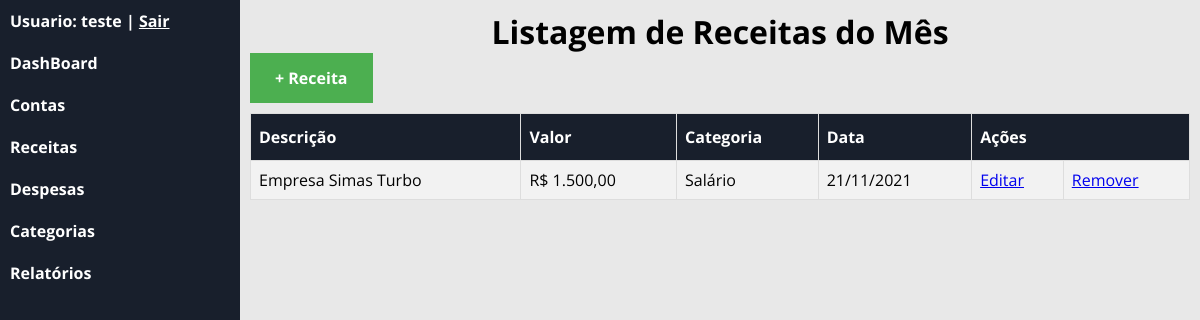
Screenshot of /?c=receita (signed in) with the database file from the repository.
### tables this page shows
CREATE TABLE `receita` (
  `id` int(11) NOT NULL,
  `valor` double(10,2) NOT NULL,
  `descricao` varchar(60) NOT NULL,
  `id_categoria` int(11) NOT NULL,
  `desp_data` date NOT NULL,
  `id_usuario` int(11) NOT NULL
);

CREATE TABLE `categoria` (
  `id` int(11) NOT NULL,
  `nome` varchar(60) NOT NULL,
  `tipo` varchar(7) NOT NULL,
  `statusCat` tinyint(1) DEFAULT NULL,
  `idUsuario` int(11) DEFAULT NULL
);

### app/controller/Receita.php (called while the page is built, shortened)
<?php
    class Receita extends Controller
    {
        public function index()
        {
            try{
                $resp = new Repository('app\model\class\Receita');
                $sql = "SELECT d.id, d.valor, d.descricao, d.desp_data ,c.nome as categoria FROM receita as d INNER JOIN categoria as c ON d.id_categoria = c.id WHERE d.id_usuario =".Usuario::get('id')." AND MONTH(d.desp_data) = MONTH(CURRENT_DATE()) AND YEAR(d.desp_data) = YEAR(CURRENT_DATE())";
                $resultado = $resp->loadCustom($sql);
                foreach($resultado as $receita)
                {
                    $receita->valor = FiltraMoeda::currency($receita->valor);
                    $receita->desp_data = FiltraMoeda::data($receita->desp_data);
                }
                $this->view([
                    'template/header',
                    'receita/listagem',
                    'template/footer'
                ],[
                    'usuario_logado' => Usuario::get('nome'),
                    'receita' => $resultado,
                    'msg' => FlashMessage::get()
                ]);
            }
            catch (\Exception $e) {
                echo $e->getMessage();
                Transaction::rollback();
            }
        }
    }

### app/session/Usuario.php (called while the page is built, shortened)
<?php
    class Usuario
    {
        public static function get($prop = null)
        {
            if(isset($prop))
            {
                return $_SESSION['usuario'][$prop];
            }
            return $_SESSION['usuario'];
        }
    }

### app/model/Repository.php (called while the page is built, shortened)
<?php
    final class Repository
    {
        private $activeRecord;
        public function __construct($class)
        {
            $this->activeRecord = $class;
        }
        public function loadCustom($sql)
        {
            if($conn = Transaction::get())
            {
                $result = $conn->query($sql);
                $results = array();
                if($result)
                {
                    while($row = $result->fetchObject($this->activeRecord))
                    {
                        $results[] = $row;
                    }
                    return $results;
                }
            }
            else
            {
                throw new \Exception('Não há transação ativa!');
            }
        }
    }

### app/model/Record.php (called while the page is built, shortened)
<?php
    abstract class Record
    {
        protected array $data;
        public function __set($prop,$value)
        {
           if(method_exists($this,'set_'.$prop))
           {
            call_user_func(array($this,'set_'.$prop),$value);
           }
           else
           {
               if($value == null)
               {
                   unset($this->data[$prop]);
               }
               else{
                   $this->data[$prop] = $value;
               }
           }
        }
        public function __get($prop)
        {
           if(method_exists($this,'get_'.$prop))
           {
            return call_user_func(array($this,'get_'.$prop));
           }
           else
           {
               if(isset($this->data[$prop]))
               {
                   return $this->data[$prop];
               }
           }
        }
    }

### app/view/receita/listagem.php (the view, shortened to what this page needs)
<h1 id="titulo-receita">Listagem de Receitas do Mês</h1>
<a href="./?c=receita&m=inserir" id="btn-recInserir"><b>+ Receita</b></a>
<table id="customers-receita">
    <tr>
      <th>Descrição</th>
      <th>Valor</th>
      <th>Categoria</th>
      <th>Data</th>
      <th colspan="2"> Ações</th>
    </tr>
    <?php if(!empty($receita) && isset($receita)): foreach($receita as $resc): ?>
    <tr>
        <td><?= $resc->descricao ?></td>
        <td>R$ <?= $resc->valor ?></td>
        <td><?= $resc->categoria ?></td>
        <td><?= $resc->desp_data ?></td>
        <td><a href="./?c=receita&m=editar&id=<?= $resc->id?>">Editar</a></td>
        <td><a href="./?c=receita&m=remover&id=<?= $resc->id?>" onclick="return confirm('Tem certeza que deseja Remover?');">Remover</a></td>
    </tr>
    <?php endforeach; else: ?>
    <tr>
       <td colspan="5" style="text-align: center;"> Vazio! <td>
    </tr>
    <?php endif; ?>
</table>

### app/controller/Controller.php (shortened to what this page needs)
<?php
    abstract class Controller
    {
        protected function view(array $templates,array $dados = array())
        {
            foreach($templates as $template)
            {
                require_once __DIR__."/../view/{$template}.php";
            }
        }
    }

### assets/css/style.css (style rules this page uses)
* { padding: 0px; margin: 0px; font-family: 'Open Sans', sans-serif; box-sizing: border-box; }
#titulo-categoria,#titulo-despesa,#titulo-receita { text-align: center; font-weight: bold; color: 181F2C; }
#customers-receita { font-family: Arial, Helvetica, sans-serif; border-collapse: collapse; width: 100%; }
#customers-receita td, #customers-receita th { border: 1px solid #ddd; padding: 8px; }
#customers-receita tr:nth-child(even) { background-color: #f2f2f2; }
#customers-receita th { padding-top: 12px; padding-bottom: 12px; text-align: left; background-color: #181F2C; color: white; }
#btn-recInserir { display: inline-block; margin-bottom: 10px; }
#btn-recInserir:link, #btn-recInserir:visited { background-color: #4CAF50; color: white; padding: 14px 25px; text-align: center; text-decoration: none; display: inline-block; }

### rows the page displays
receita: descricao "Empresa Simas Turbo", valor "1.500,00", id_categoria.nome "Salário", desp_data "21/11/2021"
